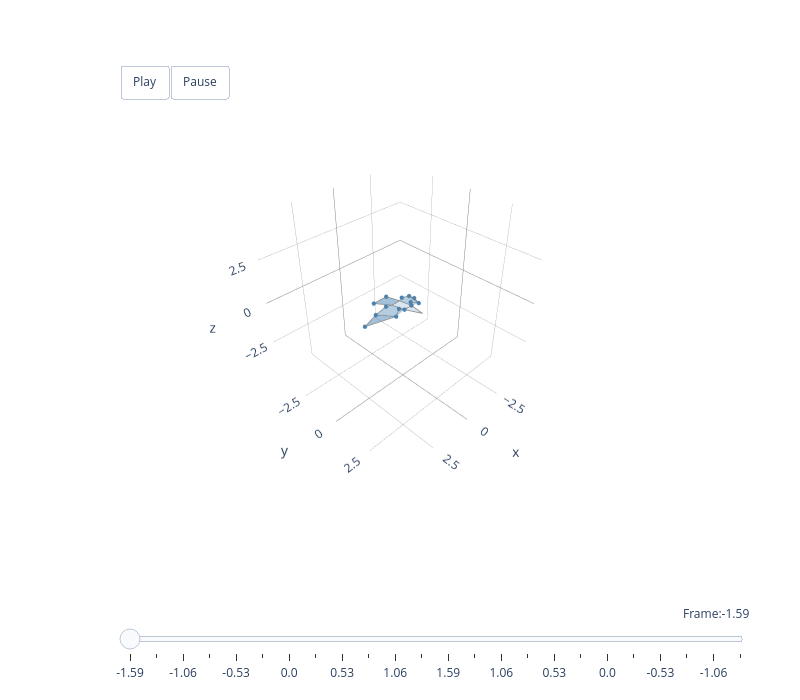

Source (notebook cell):
### Code cell
# Animate PC2
fig = animate_mode(2, pigeon, principal_components, scores, mu, pc_colours)

### Figure 1 — Plotly figure (JSON) as saved in the notebook; plotly's stock layout.template omitted (floating-point values rounded to 4 significant figures)
{"data": [{"color": "steelblue", "hoverinfo": "none", "opacity": 0.2, "type": "mesh3d", "x": [0.247, -0.05033, -0.247], "y": [0.3407, 1.261, 0.3407], "z": [0.03232, 0.1311, 0.03232]}, {"hoverinfo": "name", "line": {"color": "grey", "width": 1.5}, "mode": "lines", "name": "head steelblue", "type": "scatter3d", "x": [0.247, -0.05033, -0.247, 0.247], "y": [0.3407, 1.261, 0.3407, 0.3407], "z": [0.03232, 0.1311, 0.03232, 0.03232]}, {"color": "steelblue", "hoverinfo": "none", "opacity": 0.2, "type": "mesh3d", "x": [0.247, 0.271, 0.04818, -0.271, -0.247], "y": [0.3407, -0.5183, -0.5183, -0.5183, 0.3407], "z": [0.03232, -0.1189, -0.1189, -0.1189, 0.03232]}, {"hoverinfo": "name", "line": {"color": "grey", "width": 1.5}, "mode": "lines", "name": "body steelblue", "type": "scatter3d", "x": [0.247, 0.271, 0.04818, -0.271, -0.247, 0.247], "y": [0.3407, -0.5183, -0.5183, -0.5183, 0.3407, 0.3407], "z": [0.03232, -0.1189, -0.1189, -0.1189, 0.03232, 0.03232]}, {"color": "steelblue", "hoverinfo": "none", "opacity": 0.5, "type": "mesh3d", "x": [0.271, 0.04818, -0.271, -0.4414, 0.4414], "y": [-0.5183, -0.5183, -0.5183, -1.694, -1.694], "z": [-0.1189, -0.1189, -0.1189, -0.5221, -0.5221]}, {"hoverinfo": "name", "line": {"color": "grey", "width": 1.5}, "mode": "lines", "name": "tail steelblue", "type": "scatter3d", "x": [0.271, 0.04818, -0.271, -0.4414, 0.4414, 0.271], "y": [-0.5183, -0.5183, -0.5183, -1.694, -1.694, -0.5183], "z": [-0.1189, -0.1189, -0.1189, -0.5221, -0.5221, -0.1189]}, {"color": "steelblue", "hoverinfo": "none", "opacity": 0.4, "type": "mesh3d", "x": [0.247, 0.4117, 0.7993, 1.185, 0.5605, 0.271], "y": [0.3407, 0.1239, 0.3177, -0.7304, -0.6506, -0.5183], "z": [0.03232, 0.05004, -0.1082, -0.3716, -0.1321, -0.1189]}, {"hoverinfo": "name", "line": {"color": "grey", "width": 1.5}, "mode": "lines", "name": "right_armwing steelblue", "type": "scatter3d", "x": [0.247, 0.4117, 0.7993, 1.185, 0.5605, 0.271, 0.247], "y": [0.3407, 0.1239, 0.3177, -0.7304, -0.6506, -0.5183, 0.3407], "z": [0.03232, 0.05004, -0.1082, -0.3716, -0.1321, -0.1189, 0.03232]}, {"color": "steelblue", "hoverinfo": "none", "opacity": 0.4, "type": "mesh3d", "x": [-0.247, -0.4117, -0.7993, -1.185, -0.5605, -0.271], "y": [0.3407, 0.1239, 0.3177, -0.7304, -0.6506, -0.5183], "z": [0.03232, 0.05004, -0.1082, -0.3716, -0.1321, -0.1189]}, {"hoverinfo": "name", "line": {"color": "grey", "width": 1.5}, "mode": "lines", "name": "left_armwing steelblue", "type": "scatter3d", "x": [-0.247, -0.4117, -0.7993, -1.185, -0.5605, -0.271, -0.247], "y": [0.3407, 0.1239, 0.3177, -0.7304, -0.6506, -0.5183, 0.3407], "z": [0.03232, 0.05004, -0.1082, -0.3716, -0.1321, -0.1189, 0.03232]}, {"color": "steelblue", "hoverinfo": "none", "opacity": 0.5, "type": "mesh3d", "x": [-0.7993, -1.185, -1.773], "y": [0.3177, -0.7304, -0.9118], "z": [-0.1082, -0.3716, -0.8768]}, {"hoverinfo": "name", "line": {"color": "grey", "width": 1.5}, "mode": "lines", "name": "left_handwing steelblue", "type": "scatter3d", "x": [-0.7993, -1.185, -1.773, -0.7993], "y": [0.3177, -0.7304, -0.9118, 0.3177], "z": [-0.1082, -0.3716, -0.8768, -0.1082]}, {"color": "steelblue", "hoverinfo": "none", "opacity": 0.5, "type": "mesh3d", "x": [0.7993, 1.185, 1.773], "y": [0.3177, -0.7304, -0.9118], "z": [-0.1082, -0.3716, -0.8768]}, {"hoverinfo": "name", "line": {"color": "grey", "width": 1.5}, "mode": "lines", "name": "right_handwing steelblue", "type": "scatter3d", "x": [0.7993, 1.185, 1.773, 0.7993], "y": [0.3177, -0.7304, -0.9118, 0.3177], "z": [-0.1082, -0.3716, -0.8768, -0.1082]}, {"hoverinfo": "none", "marker": {"color": "steelblue", "opacity": 1, "size": 2.5}, "mode": "markers", "type": "scatter3d", "x": [-1.773, 1.773, -0.7993, 0.7993, -1.185, 1.185, -0.5605, 0.5605, -0.4117, 0.4117, -0.247, 0.247, -0.4414, 0.4414], "y": [-0.9118, -0.9118, 0.3177, 0.3177, -0.7304, -0.7304, -0.6506, -0.6506, 0.1239, 0.1239, 0.3407, 0.3407, -1.694, -1.694], "z": [-0.8768, -0.8768, -0.1082, -0.1082, -0.3716, -0.3716, -0.1321, -0.1321, 0.05004, 0.05004, 0.03232, 0.03232, -0.5221, -0.5221]}], "layout": {"height": 700, "margin": {"b": 100, "l": 50, "r": 50, "t": 100}, "scene": {"aspectmode": "cube", "aspectratio": {"x": 1, "y": 1, "z": 1}, "camera": {"eye": {"x": 1.5, "y": 1.5, "z": 1.5}, "up": {"x": 0, "y": 0, "z": 1}}, "domain": {"x": [0, 1], "y": [0.1, 1]}, "xaxis": {"backgroundcolor": "white", "dtick": 2.5, "gridcolor": "grey", "gridwidth": 0.5, "range": [-4.727, 4.727], "showbackground": true, "tick0": 0, "zerolinecolor": "grey"}, "yaxis": {"backgroundcolor": "white", "dtick": 2.5, "gridcolor": "grey", "gridwidth": 0.5, "range": [-4.944, 4.511], "showbackground": true, "tick0": 0, "zerolinecolor": "grey"}, "zaxis": {"backgroundcolor": "white", "dtick": 2.5, "gridcolor": "grey", "gridwidth": 0.5, "range": [-4.727, 4.727], "showbackground": true, "tick0": 0, "zerolinecolor": "grey"}}, "showlegend": false, "sliders": [{"active": 0, "currentvalue": {"font": {"size": 12}, "prefix": "Frame:", "visible": true, "xanchor": "right"}, "len": 0.9, "pad": {"b": 10, "t": 50}, "steps": [{"args": [[0], {"frame": {"duration": 300, "redraw": true}, "mode": "immediate", "transition": {"duration": 300}}], "label": "-1.59", "method": "animate"}, {"args": [[1], {"frame": {"duration": 300, "redraw": true}, "mode": "immediate", "transition": {"duration": 300}}], "label": "-1.33", "method": "animate"}, {"args": [[2], {"frame": {"duration": 300, "redraw": true}, "mode": "immediate", "transition": {"duration": 300}}], "label": "-1.06", "method": "animate"}, {"args": [[3], {"frame": {"duration": 300, "redraw": true}, "mode": "immediate", "transition": {"duration": 300}}], "label": "-0.8", "method": "animate"}, {"args": [[4], {"frame": {"duration": 300, "redraw": true}, "mode": "immediate", "transition": {"duration": 300}}], "label": "-0.53", "method": "animate"}, {"args": [[5], {"frame": {"duration": 300, "redraw": true}, "mode": "immediate", "transition": {"duration": 300}}], "label": "-0.27", "method": "animate"}, {"args": [[6], {"frame": {"duration": 300, "redraw": true}, "mode": "immediate", "transition": {"duration": 300}}], "label": "0.0", "method": "animate"}, {"args": [[7], {"frame": {"duration": 300, "redraw": true}, "mode": "immediate", "transition": {"duration": 300}}], "label": "0.27", "method": "animate"}, {"args": [[8], {"frame": {"duration": 300, "redraw": true}, "mode": "immediate", "transition": {"duration": 300}}], "label": "0.53", "method": "animate"}, {"args": [[9], {"frame": {"duration": 300, "redraw": true}, "mode": "immediate", "transition": {"duration": 300}}], "label": "0.8", "method": "animate"}, {"args": [[10], {"frame": {"duration": 300, "redraw": true}, "mode": "immediate", "transition": {"duration": 300}}], "label": "1.06", "method": "animate"}, {"args": [[11], {"frame": {"duration": 300, "redraw": true}, "mode": "immediate", "transition": {"duration": 300}}], "label": "1.33", "method": "animate"}, {"args": [[12], {"frame": {"duration": 300, "redraw": true}, "mode": "immediate", "transition": {"duration": 300}}], "label": "1.59", "method": "animate"}, {"args": [[13], {"frame": {"duration": 300, "redraw": true}, "mode": "immediate", "transition": {"duration": 300}}], "label": "1.33", "method": "animate"}, {"args": [[14], {"frame": {"duration": 300, "redraw": true}, "mode": "immediate", "transition": {"duration": 300}}], "label": "1.06", "method": "animate"}, {"args": [[15], {"frame": {"duration": 300, "redraw": true}, "mode": "immediate", "transition": {"duration": 300}}], "label": "0.8", "method": "animate"}, {"args": [[16], {"frame": {"duration": 300, "redraw": true}, "mode": "immediate", "transition": {"duration": 300}}], "label": "0.53", "method": "animate"}, {"args": [[17], {"frame": {"duration": 300, "redraw": true}, "mode": "immediate", "transition": {"duration": 300}}], "label": "0.27", "method": "animate"}, {"args": [[18], {"frame": {"duration": 300, "redraw": true}, "mode": "immediate", "transition": {"duration": 300}}], "label": "0.0", "method": "animate"}, {"args": [[19], {"frame": {"duration": 300, "redraw": true}, "mode": "immediate", "transition": {"duration": 300}}], "label": "-0.27", "method": "animate"}, {"args": [[20], {"frame": {"duration": 300, "redraw": true}, "mode": "immediate", "transition": {"duration": 300}}], "label": "-0.53", "method": "animate"}, {"args": [[21], {"frame": {"duration": 300, "redraw": true}, "mode": "immediate", "transition": {"duration": 300}}], "label": "-0.8", "method": "animate"}, {"args": [[22], {"frame": {"duration": 300, "redraw": true}, "mode": "immediate", "transition": {"duration": 300}}], "label": "-1.06", "method": "animate"}, {"args": [[23], {"frame": {"duration": 300, "redraw": true}, "mode": "immediate", "transition": {"duration": 300}}], "label": "-1.33", "method": "animate"}], "transition": {"duration": 300, "easing": "cubic-in-out"}, "x": 0.1, "xanchor": "left", "y": 0, "yanchor": "top"}], "updatemenus": [{"buttons": [{"args": [null, {"frame": {"duration": 100, "redraw": true}, "mode": "immediate"}], "label": "Play", "method": "animate"}, {"args": [[null], {"frame": {"duration": 0, "redraw": true}, "mode": "immediate"}], "label": "Pause", "method": "animate"}], "direction": "left", "pad": {"r": 10, "t": 10}, "showactive": false, "type": "buttons", "x": 0.1, "xanchor": "left", "y": 1.1, "yanchor": "top"}], "width": 800}}
